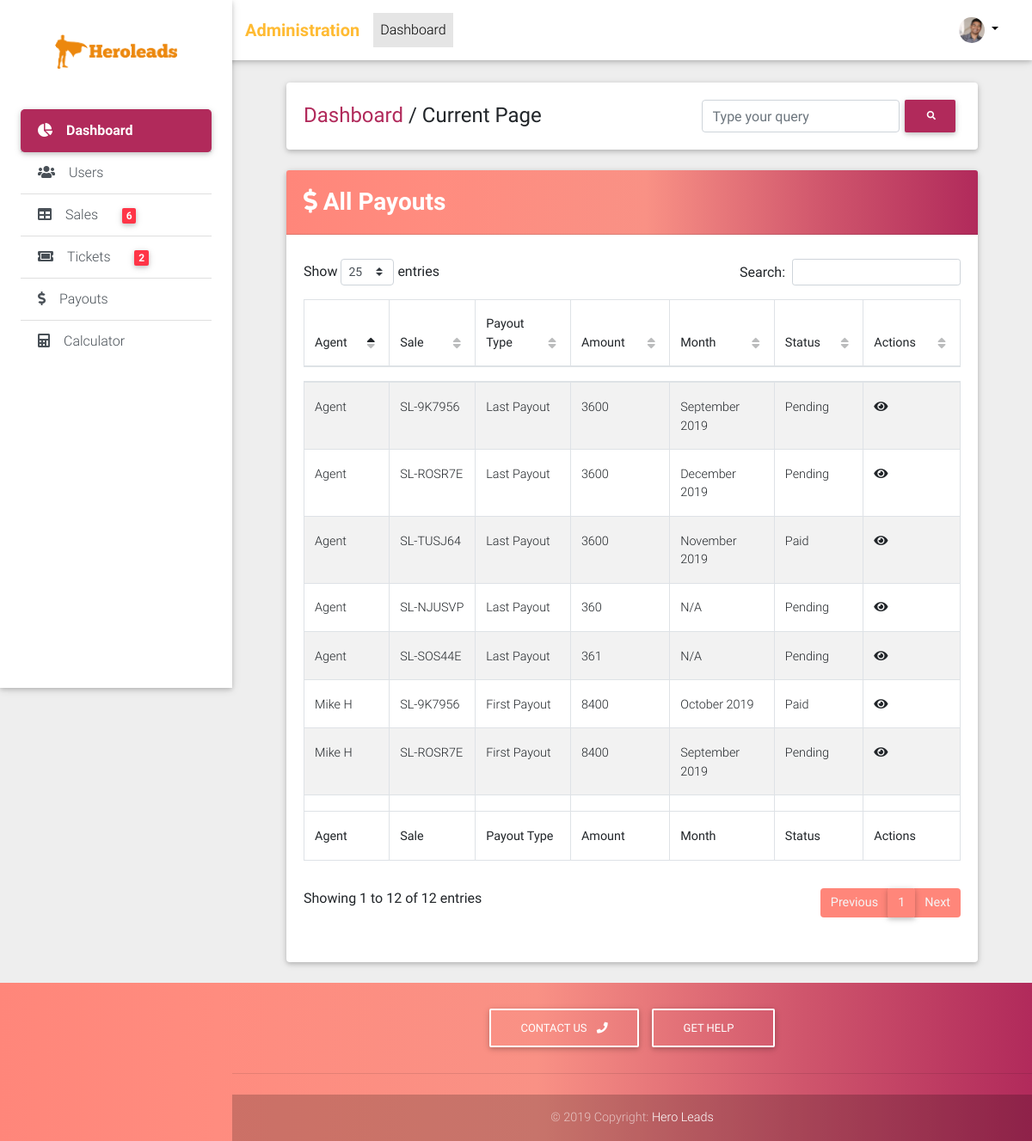
The app's page /admin/sales/payouts_list/ (signed in) with its own data.
### accounts/models.py (models this page shows, shortened)
class User(AbstractBaseUser, PermissionsMixin):
    ACCOUNT_TYPE_CHOICES = (("AG", "Agent"), ("ST", "Staff"), ("AD", "Admin"))
    email = models.EmailField(unique=True)
    phone = models.CharField(max_length=20, null=True, blank=True)
    first_name = models.CharField(max_length=32)
    last_name = models.CharField(max_length=32)
    date_joined = models.DateTimeField(auto_now_add=True)
    is_active = models.BooleanField(default=True)
    is_staff = models.BooleanField(default=False)
    is_superuser = models.BooleanField(default=False)
    account_type = models.CharField(max_length=2, choices=ACCOUNT_TYPE_CHOICES, default="NU")
    photo = models.ImageField(upload_to="accounts/users/photos/", blank=True, null=True)
    objects = UserManager()
    USERNAME_FIELD = "email"
    REQUIRED_FIELDS = ["first_name", "last_name"]
    @property
    def get_short_name(self):
        return "{} {}".format(self.first_name, self.last_name[0])
    @property
    def get_avatar(self):
        if self.photo:
            return self.photo.url
        else:
            return "missing"

### sales/models.py (models this page shows, shortened)
class Sale(models.Model):
    SALE_STATUS_CHOICES = (("PA", "Pending"), ("AP", "Approved"), ("CP", "Completed"), ("DC", "Declined"))
    agent = models.ForeignKey(User, on_delete=models.CASCADE)
    campaign_name = models.CharField(max_length=128)
    sale_date = models.DateField()
    setup_fee = models.PositiveIntegerField()
    contract_volume = models.PositiveIntegerField()
    monthly_budget = models.PositiveIntegerField()
    duration = models.ForeignKey(Duration, on_delete=models.PROTECT)
    management_fee = models.PositiveIntegerField()
    car_dealer_amount = models.PositiveIntegerField()
    payment_terms = models.PositiveIntegerField()
    agent_comment = models.TextField(verbose_name="Comment", blank=True)
    finance_comment = models.TextField(blank=True)
    first_commission_paid = models.BooleanField(default=False)
    last_commission_paid = models.BooleanField(default=False)
    first_commission_pay_on = models.DateField(blank=True, null=True)
    last_commission_pay_on = models.DateField(blank=True, null=True)
    commission_applicable = models.FloatField(blank=True, null=True)
    payment_term_intz = models.PositiveIntegerField(blank=True, null=True)
    car_dealer_bonus = models.PositiveIntegerField(blank=True, null=True)
    multiplier_applicable = models.FloatField(blank=True, null=True)
    setup_fee_payout = models.PositiveIntegerField(blank=True, null=True)
    first_payout = models.PositiveIntegerField(blank=True, null=True)
    last_payout = models.PositiveIntegerField(blank=True, null=True)
    bonus_payout = models.PositiveIntegerField(blank=True, null=True)
    total_payout = models.PositiveIntegerField(blank=True, null=True)
    sale_id = models.CharField(max_length=32, default=sale_id_generator)
    status = models.CharField(max_length=2, choices=SALE_STATUS_CHOICES, default="PA")
    created_on = models.DateTimeField(auto_now_add=True)
    @property
    def get_absolute_url(self):
        return reverse_lazy("sales:detail", kwargs={"id": self.id})
    @property
    def get_first_payout_month(self):
        if self.first_commission_pay_on:
            return self.first_commission_pay_on.strftime("%B %Y")
        else:
            return "N/A"
    @property
    def get_last_payout_month(self):
        if self.last_commission_pay_on:
            return self.last_commission_pay_on.strftime("%B %Y")
        else:
            return "N/A"

### crm_admin/views/sales_views.py (the view)
class PayoutListView(LoginRequiredMixin, TemplateView):
    template_name = "sales_admin/payouts_list.html"
    def get_context_data(self, **kwargs):
        context = super().get_context_data()
        sales = Sale.objects.all()
        context['sales'] = sales
        return context

### crm_admin/templatetags/crm_admin_tags.py (called while the page is built)
@register.simple_tag
def get_pending_sale_count():
    return Sale.objects.exclude(status="CP").count()

@register.simple_tag
def get_pending_ticket_count():
    return Ticket.objects.exclude(status__in=("EX", "CN", "SL")).count()

### crm_admin/templates/sales_admin/payouts_list.html (shortened to what this page needs)
{% extends "crm_admin/base.html" %}
{% load crispy_forms_tags %}
{% load static %}
{% block custom_links %}
    <link href="{% static "css/addons/datatables.min.css" %}" rel="stylesheet">
    <link href="{% static "css/addons/datatables-select.min.css" %}" rel="stylesheet">
{% endblock %}
{% block content %}
    <div class="" style="margin: auto">
        <div class="card">
            <div class="card-header young-passion-gradient text-white font-weight-bold">
                <h3 class="font-weight-bold white-text mt-2"><i class="fa fa-dollar-sign"></i> All Payouts</h3>
            </div>
            <div class="card-body">
                <div class="payouts" id="payouts">
                    <table id="payouts_table" class="table table-hover table-striped table-bordered" cellspacing="0" width="100%">
                      <thead>
                        <tr>
                          <th>Agent</th>
                          <th>Sale</th>
                          <th>Payout Type</th>
                          <th>Amount</th>
                          <th>Month</th>
                          <th>Status</th>
                          <th>Actions</th>
                        </tr>
                      </thead>
                      <tbody>
                        {% for sale in sales %}
                            {% if sale.first_payout %}
                                <tr>
                                    <td>{{ sale.agent.get_short_name }}</td>
                                    <td>
                                        <a href="{{ sale.get_absolute_url }}">{{ sale.sale_id }}</a>
                                    </td>
                                    <td>First Payout</td>
                                    <td>{{ sale.first_payout }}</td>
                                    <td>{{ sale.get_first_payout_month }}</td>
                                    <td>
                                        {% if sale.first_commission_paid %}Paid{% else %}Pending{% endif %}
                                    </td>
                                    <td>
                                        <i class="fa fa-eye"></i>
                                    </td>
                                </tr>
                            {% endif %}
                            {% if sale.last_payout %}
                                <tr>
                                    <td>Agent</td>
                                    <td>
                                        <a href="{{ sale.get_absolute_url }}">{{ sale.sale_id }}</a>
                                    </td>
                                    <td>Last Payout</td>
                                    <td>{{ sale.last_payout }}</td>
                                    <td>{{ sale.get_last_payout_month }}</td>
                                    <td>
                                        {% if sale.last_commission_paid %}Paid{% else %}Pending{% endif %}
                                    </td>
                                    <td>
                                        <i class="fa fa-eye"></i>
                                    </td>
                                </tr>
                            {% endif %}
                        {% endfor %}
                      </tbody>
                      <tfoot>
                        <tr>
                          <th>Agent</th>
                          <th>Sale</th>
                          <th>Payout Type</th>
                          <th class="payout-total">Amount</th>
                          <th>Month</th>
                          <th>Status</th>
                          <th>Actions</th>
                        </tr>
                      </tfoot>
                    </table>
                </div>
            </div>
        </div>
    </div>
{% endblock %}

### crm_admin/templates/crm_admin/header.html (shortened to what this page needs)
{% load static %}
{% load crm_admin_tags %}
  <header>
    <nav class="navbar fixed-top navbar-expand-lg navbar-light white scrolling-navbar">
      <div class="container-fluid">
        <a class="navbar-brand waves-effect" href="{% url "crm_admin:dashboard" %}">
          <strong class="text-warning font-weight-bold">Administration</strong>
        </a>
        <div class="collapse navbar-collapse" id="navbarSupportedContent">
          <ul class="navbar-nav mr-auto">
            <li class="nav-item active">
              <a class="nav-link waves-effect" href="#">Dashboard
              </a>
            </li>
          </ul>
          <ul class="navbar-nav nav-flex-icons">
              <li class="nav-item avatar dropdown">
        <a class="nav-link dropdown-toggle" id="navbarDropdownMenuLink-55" data-toggle="dropdown"
          aria-haspopup="true" aria-expanded="false">
          <img src="{{ user.get_avatar }}" class="rounded-circle z-depth-0"
            alt="avatar" id="avatar-image" height="30px">
        </a>
      </li>
          </ul>
        </div>
      </div>
    </nav>
    <div class="sidebar-fixed position-fixed">
      <a class="logo-wrapper waves-effect">
        <img src="{% static "img/logo (copy).png" %}" class="img-fluid" alt="">
      </a>
      <div class="list-group list-group-flush">
        <a href="{% url "crm_admin:dashboard" %}" class="list-group-item active waves-effect">
          <i class="fas fa-chart-pie mr-3"></i>Dashboard
        </a>
        <a href="{% url "crm_admin:ac_admin_user_list" %}" class="list-group-item list-group-item-action waves-effect">
          <i class="fas fa-users mr-3"></i>Users</a>
        <a href="{% url "crm_admin:sales_admin_list" %}" class="list-group-item list-group-item-action waves-effect">
          <i class="fas fa-table mr-3"></i>Sales <span class="badge badge-danger ml-4">{% get_pending_sale_count %}</span></a>
        <a href="{% url "crm_admin:tickets_admin_list" %}" class="list-group-item list-group-item-action waves-effect">
          <i class="fas fa-ticket-alt mr-3"></i>Tickets <span class="badge badge-danger ml-4">{% get_pending_ticket_count %}</span>
        </a>
        <a href="{% url "crm_admin:sales_admin_payouts_list" %}" class="list-group-item list-group-item-action waves-effect">
          <i class="fas fa-dollar-sign mr-3"></i>Payouts</a>
        <a href="{% url "crm_admin:calcons_admin_view" %}" class="list-group-item list-group-item-action waves-effect">
          <i class="fas fa-calculator mr-3"></i>Calculator</a>
      </div>
    </div>
  </header>

### portal/static/css/admin_style.css (style rules this page uses)
.sidebar-fixed { height: 100vh; width: 270px; -webkit-box-shadow: 0 2px 5px 0 rgba(0, 0, 0, 0.16), 0 2px 10px 0 rgba(0, 0, 0, 0.12); box-shadow: 0 2px 5px 0 rgba(0, 0, 0, 0.16), 0 2px 10px 0 rgba(0, 0, 0, 0.12); z-index: 1050; background-color: #fff; padding: 1.5rem; padding-top: 0; }
.sidebar-fixed .list-group .active { -webkit-box-shadow: 0 2px 5px 0 rgba(0, 0, 0, 0.16), 0 2px 10px 0 rgba(0, 0, 0, 0.12); box-shadow: 0 2px 5px 0 rgba(0, 0, 0, 0.16), 0 2px 10px 0 rgba(0, 0, 0, 0.12); -webkit-border-radius: 5px; border-radius: 5px; }
.sidebar-fixed .logo-wrapper { padding: 2.5rem; }
.sidebar-fixed .logo-wrapper img { max-height: 50px; }
@media (min-width: 1200px) { .navbar, .page-footer, main { padding-left: 270px; } }
.list-group-item.active { background-color: #b12a5b!important; border-color: #b12a5b!important; font-weight: bold; }

### records on screen
User: get_avatar (picture)
Sale: agent.get_short_name "Mike H", sale_id "SL-9K7956", first_payout "8400", get_first_payout_month "October 2019", first_commission_paid "Paid", last_payout "3600", get_last_payout_month "September 2019", last_commission_paid "Pending"
Sale: agent.get_short_name "Mike H", sale_id "SL-ROSR7E", first_payout "8400", get_first_payout_month "September 2019", first_commission_paid "Pending", last_payout "3600", get_last_payout_month "December 2019", last_commission_paid "Pending"
Sale: sale_id "SL-TUSJ64", last_payout "3600", get_last_payout_month "November 2019", last_commission_paid "Paid"
Sale: sale_id "SL-NJUSVP", last_payout "360", get_last_payout_month "N/A", last_commission_paid "Pending"
Sale: sale_id "SL-SOS44E", last_payout "361", get_last_payout_month "N/A", last_commission_paid "Pending"
